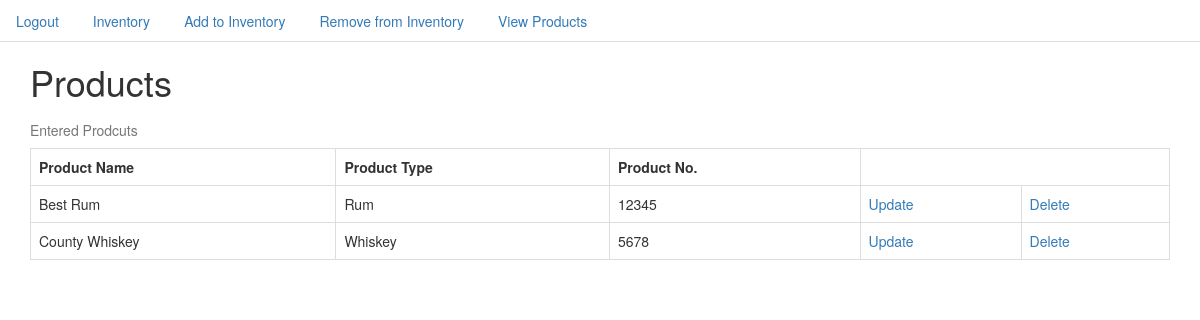
The page /product/ (signed in) on the database as committed earlier.
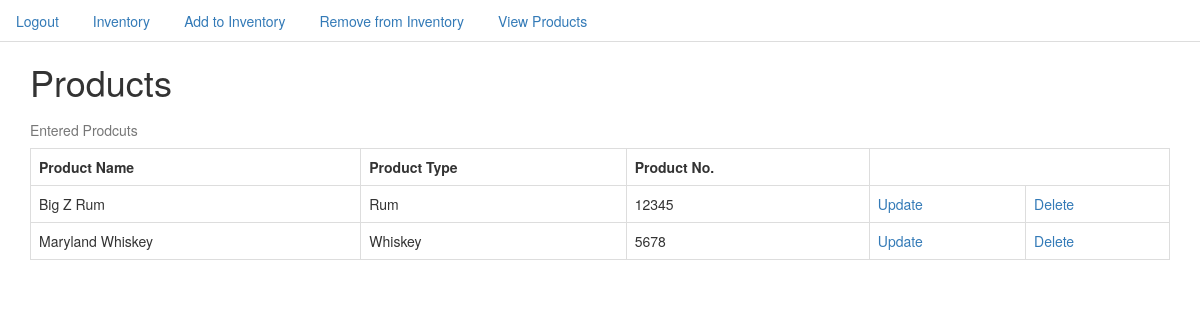
The same page on the database as committed later.
### inventory/models.py (models this page shows, shortened)
class Product(models.Model):
    product_name = models.CharField(max_length=50)
    product_type = models.CharField(max_length=50)
    product_number = models.IntegerField()
    bottle_size = models.DecimalField(max_digits=3,decimal_places=3)

### inventory/views.py (the view)
# urls.py: url(r'^product/$', ProductListView.as_view(), name="product_list_view"),
class ProductListView(LoginRequiredMixin, ListView):
    model = Product

### templates/inventory/product_list.html
{% extends 'base.html' %}
{% block content %}
<div class="container">
  <h1>Products</h1>
<table  class="table table-bordered" >
    <caption>Entered Prodcuts</caption>
  <tr>
    <th>Product Name</th>
    <th>Product Type</th>
    <th>Product No.</th>
  </tr>
  {% for item in object_list %}
  <tr>
    <td>{{item.product_name}}</td>
    <td>{{item.product_type}}</td>
    <td>{{item.product_number}}</td>
    <td><a href="{% url 'product_update_view' item.id %}">Update</a></td>
    <td><a href="{% url 'product_delete_view' item.id %}">Delete</a></td>
  </tr>
{% endfor %}
{% endblock %}

Rows that differ between the two databases and show on the page:
changed Product "Rum": product_name "Best Rum" → "Big Z Rum"
changed Product "Whiskey": product_name "County Whiskey" → "Maryland Whiskey"
